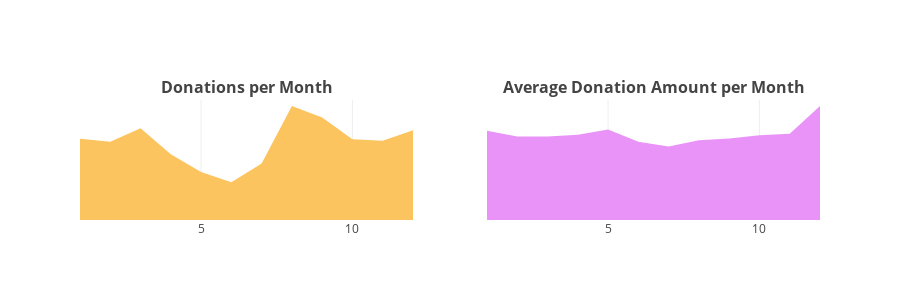

The cell this chart's notebook holds for it:
### Markdown cell above
> Since the year 2012, the number of donations on donorschoose is increasing regularly. With about 150 donations received in 2012, donorschoose received about **1.1 Million donations** in the year 2017. The highest amount received in 2017 was equal to **USD 31856** which was received from a donor from **Lafayette, Colorado**. This donation was received on March 02, 2017.   
> In the same year, a gigantic number of donations was received from a donor from **Manhattan Beach, California** who donated **13751 donations**.   
> The average donation amount recevied per year is close to **USD 60**, while it was highest in the starting year ie. 2012 equal to **USD 166**.  


### Donations per Month 
- 3.4.3 Number of Donations per Month 
- 3.4.4 Average Donations per Month

### Code cell
t2 = donations_df.groupby(['Donation Month']).agg({'Donation Year' : 'count', 'Donation Amount' : 'mean'}).reset_index().rename(columns={'Donation Year' : 'Total Donations', 'Donation Amount' : 'Average Amount'})
x = t2['Donation Month']
y1 = t2['Total Donations']
y2 = t2['Average Amount']
trace1 = go.Scatter(x=x, y=y1, fill='tozeroy', fillcolor = '#fcc45f', mode= 'none')
trace2 = go.Scatter(x=x, y=y2, fill='tozeroy', fillcolor = "#e993f9", mode= 'none')
fig = tools.make_subplots(rows=1, cols=2, print_grid=False, subplot_titles = ["<b>Donations per Month</b>", "<b>Average Donation Amount per Month</b>"])
fig.append_trace(trace1, 1, 1);
fig.append_trace(trace2, 1, 2);

fig['layout'].update(height=300, showlegend=False, yaxis=dict(
        autorange=True,
        showgrid=False,
        zeroline=False,
        showline=False,
        autotick=True,
        ticks='',
        showticklabels=False
    ), yaxis2=dict(
        autorange=True,
        showgrid=False,
        zeroline=False,
        showline=False,
        autotick=True,
        ticks='',
        showticklabels=False
    ));


iplot(fig);

### Figure 1 — Plotly figure (JSON) as saved in the notebook; plotly's stock layout.template omitted (floating-point values rounded to 4 significant figures)
{"data": [{"fill": "tozeroy", "fillcolor": "#fcc45f", "mode": "none", "type": "scatter", "x": [1, 2, 3, 4, 5, 6, 7, 8, 9, 10, 11, 12], "xaxis": "x1", "y": [411942, 396705, 465211, 332718, 243440, 191221, 286184, 577274, 518908, 408464, 400965, 454852], "yaxis": "y1"}, {"fill": "tozeroy", "fillcolor": "#e993f9", "mode": "none", "type": "scatter", "x": [1, 2, 3, 4, 5, 6, 7, 8, 9, 10, 11, 12], "xaxis": "x2", "y": [62.81, 58.79, 58.67, 59.96, 63.6, 55.1, 51.7, 56.04, 57.27, 59.55, 60.57, 80.17], "yaxis": "y2"}], "layout": {"annotations": [{"font": {"size": 16}, "showarrow": false, "text": "<b>Donations per Month</b>", "x": 0.225, "xanchor": "center", "xref": "paper", "y": 1, "yanchor": "bottom", "yref": "paper"}, {"font": {"size": 16}, "showarrow": false, "text": "<b>Average Donation Amount per Month</b>", "x": 0.775, "xanchor": "center", "xref": "paper", "y": 1, "yanchor": "bottom", "yref": "paper"}], "height": 300, "showlegend": false, "xaxis1": {"anchor": "y1", "domain": [0, 0.45]}, "xaxis2": {"anchor": "y2", "domain": [0.55, 1]}, "yaxis": {"autorange": true, "autotick": true, "showgrid": false, "showline": false, "showticklabels": false, "ticks": "", "zeroline": false}, "yaxis1": {"anchor": "x1", "domain": [0, 1]}, "yaxis2": {"anchor": "x2", "autorange": true, "autotick": true, "domain": [0, 1], "showgrid": false, "showline": false, "showticklabels": false, "ticks": "", "zeroline": false}}}
